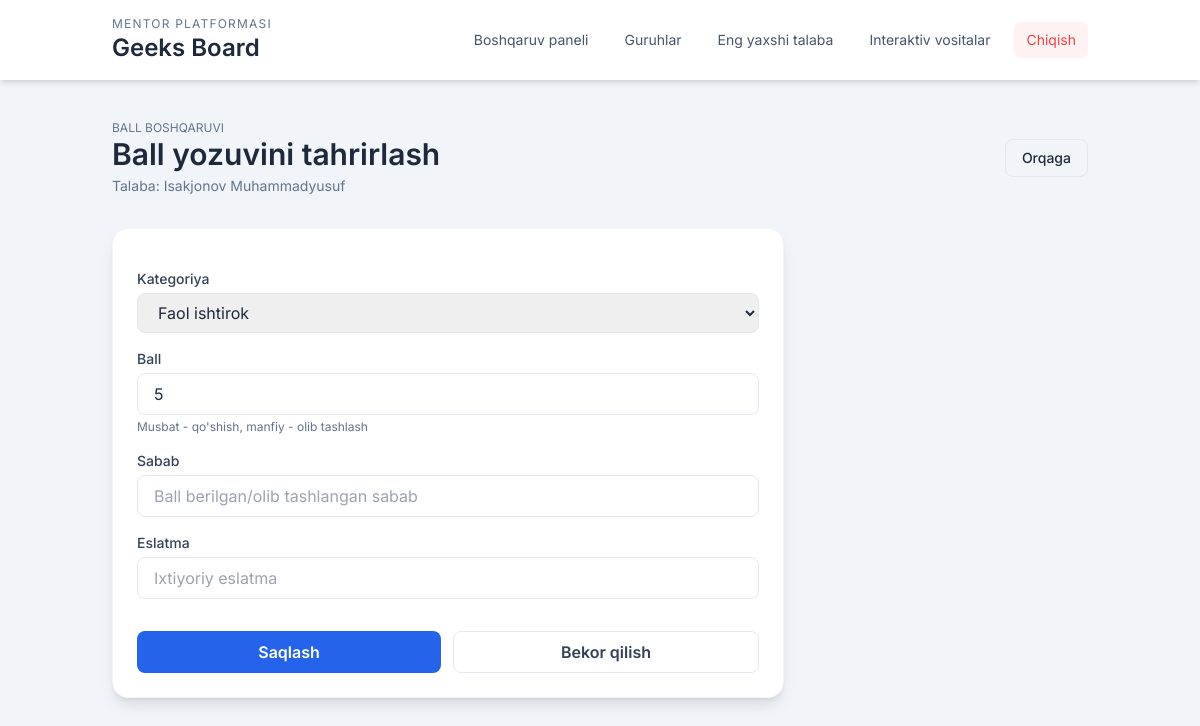
The app's page /points/2/edit/ (signed in) with its own data.
### core/models.py (models this page shows, shortened)
class Student(models.Model):
    group = models.ForeignKey(
        Group,
        on_delete=models.CASCADE,
        related_name='students',
    )
    full_name = models.CharField(max_length=200)
    birth_date = models.DateField(null=True, blank=True)
    phone = models.CharField(max_length=32, blank=True)
    parent_phone = models.CharField(max_length=32, blank=True)
    notes = models.TextField(blank=True)
    class Meta:
        ordering = ['full_name']

class StudentPoint(models.Model):
    student = models.ForeignKey(
        Student,
        on_delete=models.CASCADE,
        related_name='points',
    )
    category = models.ForeignKey(
        PointCategory,
        on_delete=models.CASCADE,
        related_name='student_points',
    )
    score = models.SmallIntegerField(help_text='Can be positive (added) or negative (removed)')
    reason = models.CharField(max_length=255, blank=True, help_text='Why points were given or removed')
    date = models.DateTimeField(default=timezone.now)
    note = models.CharField(max_length=255, blank=True)
    class Meta:
        ordering = ['-date']

### core/views.py (the view)
# urls.py: path('points/<int:point_id>/edit/', views.point_edit, name='point_edit'),
@login_required
def point_edit(request, point_id: int):
    mentor = _require_mentor(request)
    if not mentor:
        return redirect('login')
    point = get_object_or_404(StudentPoint, id=point_id, student__group__mentor=mentor)
    if request.method == 'POST':
        form = StudentPointForm(request.POST, instance=point)
        if form.is_valid():
            form.save()
            messages.success(request, 'Ball yozuvi muvaffaqiyatli yangilandi.')
            return redirect('student_profile', student_id=point.student.id)
    else:
        form = StudentPointForm(instance=point)
    return render(request, 'point_form.html', {'form': form, 'point': point, 'student': point.student, 'title': 'Ball yozuvini tahrirlash'})

### core/models.py (called while the page is built)
    def __str__(self) -> str:
        return self.name

### core/views.py (called while the page is built)
def _require_mentor(request):
    mentor = getattr(request.user, 'mentor_profile', None)
    if not mentor:
        messages.error(request, 'Bu hisobga mentor profili bog\'lanmagan.')
        return None
    return mentor

### project/templates/point_form.html (shortened to what this page needs)
{% extends "base.html" %}
{% block content %}
<div class="mb-8">
    <div class="flex items-center justify-between">
        <div>
            <p class="text-xs uppercase text-slate-500">Ball boshqaruvi</p>
            <h2 class="text-3xl font-semibold text-slate-800">{{ title }}</h2>
            <p class="text-sm text-slate-500 mt-1">Talaba: {{ student.full_name }}</p>
        </div>
        <a href="{% url 'student_profile' student.id %}" class="px-4 py-2 border border-slate-200 rounded-lg hover:bg-slate-50 text-sm font-medium">Orqaga</a>
    </div>
</div>
<div class="max-w-2xl bg-white rounded-2xl shadow-lg p-6 border border-slate-100">
    <form method="post" class="space-y-4">
        <div>
            <label for="{{ form.category.id_for_label }}" class="block text-sm font-medium text-slate-700 mb-1">{{ form.category.label }}</label>
            {{ form.category }}
        </div>
        <div>
            <label for="{{ form.score.id_for_label }}" class="block text-sm font-medium text-slate-700 mb-1">{{ form.score.label }}</label>
            {{ form.score }}
            {% if form.score.help_text %}
            <p class="text-xs text-slate-500 mt-1">{{ form.score.help_text }}</p>
            {% endif %}
        </div>
        <div>
            <label for="{{ form.reason.id_for_label }}" class="block text-sm font-medium text-slate-700 mb-1">{{ form.reason.label }}</label>
            {{ form.reason }}
        </div>
        <div>
            <label for="{{ form.note.id_for_label }}" class="block text-sm font-medium text-slate-700 mb-1">{{ form.note.label }}</label>
            {{ form.note }}
        </div>
        <div class="flex gap-3 pt-4">
            <button type="submit" class="flex-1 bg-blue-600 hover:bg-blue-700 text-white font-semibold rounded-lg py-2 transition">
                Saqlash
            </button>
            <a href="{% url 'student_profile' student.id %}" class="flex-1 text-center border border-slate-200 text-slate-700 rounded-lg py-2 font-semibold hover:bg-slate-50 transition">
                Bekor qilish
            </a>
        </div>
    </form>
</div>
{% endblock %}

### project/templates/base.html (style rules this page uses)
body { font-family: 'Inter', sans-serif; background-color: #f8fafc; }

### records on screen
Student: full_name "Isakjonov Muhammadyusuf"
StudentPoint: category "Faol ishtirok", score "5"

### other values on screen
{{ title }} "Ball yozuvini tahrirlash"
